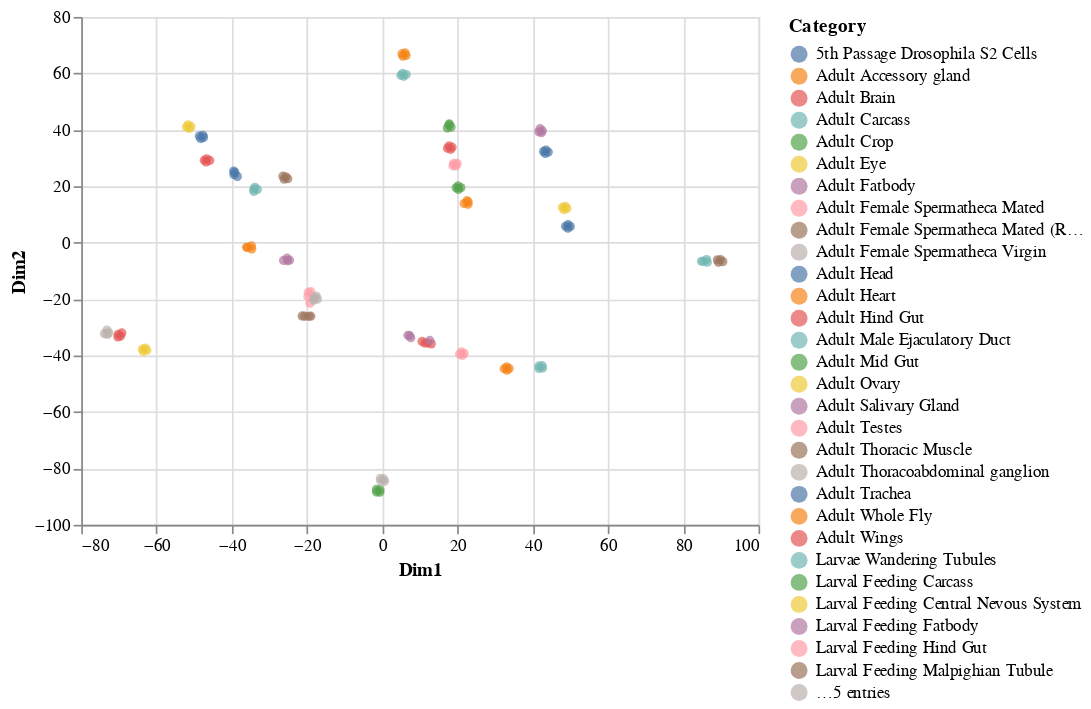

The cell this chart's notebook holds for it:
### Markdown cell above
**Exercise:**

Try creating a tSNE plot using `TSNE()`, which we imported from `sklearn.manifold`. All scikit-learn models use a consistent syntax, so the syntax is extremely similar to that for `PCA()`.

Examine the documentation either online or just using `help(TSNE)` in the notebook.

`TSNE()` takes several parameters: the most important is `perplexity`. Lower values of perplexity try hard to preserve local structure at the cost of global structure, and vice versa. From the documentation, what is the default value of `perplexity`? What happens if you redo your plot with it set to a much lower or much higher value?

### Code cell
### YOUR CODE HERE
tsne = TSNE(n_components=2, perplexity=5)
expression_tsne = tsne.fit_transform(log_expression.values.T)
plot_two_dimensions(expression_tsne, sample_categories, expression.columns)

### Figure 1 — Vega-Lite specification as saved in the notebook (floating-point values rounded to 4 significant figures; data arrays with more than 128 entries replaced by an {"elided": "..."} marker saying what was removed)
{"config": {"view": {"continuousWidth": 400, "continuousHeight": 300}}, "data": {"name": "data-67176d81f6d293616449bf84f6b49784"}, "mark": "circle", "encoding": {"color": {"type": "nominal", "field": "Category"}, "tooltip": {"type": "nominal", "field": "Sample"}, "x": {"type": "quantitative", "field": "Dim1"}, "y": {"type": "quantitative", "field": "Dim2"}}, "$schema": "https://vega.github.io/schema/vega-lite/v4.8.1.json", "datasets": {"data-67176d81f6d293616449bf84f6b49784": {"elided": "136 records"}}}
